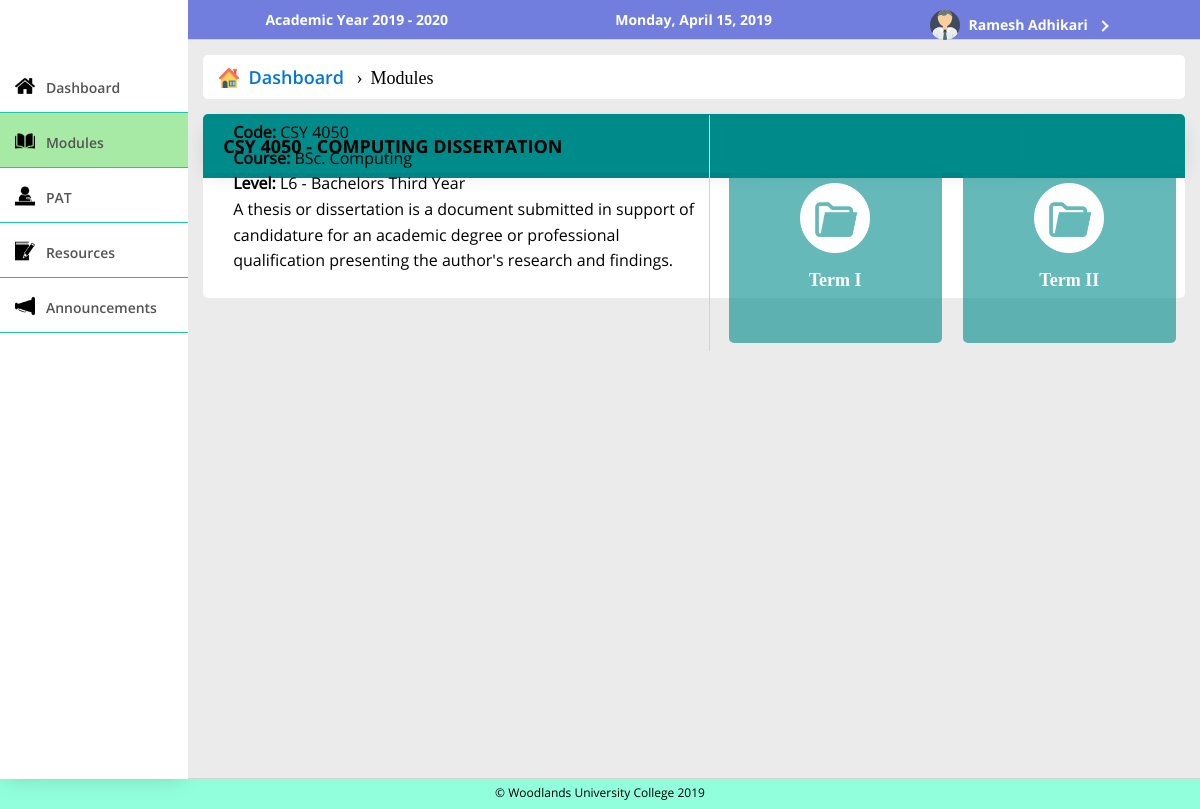
The page /public/ModuleLeaderModules (signed in) on the database its author committed.
### tables this page shows
CREATE TABLE `modules` (
  `mid` int(11) NOT NULL,
  `mluid` int(9) NOT NULL,
  `mcid` int(11) NOT NULL,
  `mlvid` int(11) DEFAULT NULL,
  `mname` varchar(200) NOT NULL,
  `mdescription` text NOT NULL,
  `mcode` varchar(20) NOT NULL,
  `mstatus` enum('Y','N') NOT NULL
);

CREATE TABLE `courses` (
  `cid` int(11) NOT NULL,
  `cuid` int(9) DEFAULT NULL,
  `ctitle` varchar(200) NOT NULL,
  `cdescription` text NOT NULL,
  `cstatus` enum('Y','N') NOT NULL
);

CREATE TABLE `levels` (
  `lvid` int(11) NOT NULL,
  `lvtitle` varchar(255) NOT NULL,
  `lvaltname` varchar(255) NOT NULL,
  `lvcapacity` int(5) NOT NULL
);

CREATE TABLE `terms` (
  `tid` int(11) NOT NULL,
  `tmid` int(11) NOT NULL,
  `tname` enum('Term I','Term II') NOT NULL,
  `tsdate` date NOT NULL,
  `tedate` date NOT NULL,
  `tstatus` enum('Ongoing','Ended','Not Started') NOT NULL
);

### app/functions/functions.php (called while the page is built, shortened)
<?php
function loadTemplate($fileName, $templateVars) {
  extract($templateVars);
  require $fileName;
  $contents = ob_get_clean();
  return $contents;
}
?>

### app/controllers/ModuleLeaderModules.php (called while the page is built, shortened)
<?php
  class ModuleLeaderModules extends Controller{
    public function index(){
      $moduleClass = new DatabaseTable('modules');
      $modules = $moduleClass->find('mluid', $_SESSION['loggedin']['uid']);
      $template = '../app/views/moduleLeaders/assignedModules.php';
      $content = loadTemplate($template, ['modules'=>$modules]);
      $selected='Modules';
      require_once "../app/controllers/moduleLeaderLoadView.php";
    }
  }
?>

### app/core/App.php (called while the page is built, shortened)
<?php
class App{
    protected $method = 'index';
    public function __construct(){
      $url = $this->parseUrl();
      if (file_exists('../app/controllers/' . $url[0] . '.php')) {
          unset($url[0]);
      }
      $this->controller = new $this->controller;
      $this->param = $url ? array_values($url) : [];
      call_user_func_array([$this->controller,$this->method],$this->param);
    }
    public function parseUrl(){
      if (isset($_GET['url'])) {
          return $url = explode('/', filter_var(rtrim($_GET['url'], '/'), FILTER_SANITIZE_URL));
      }
    }
}

### public/index.php (called while the page is built, shortened)
<?php
  require_once '../app/pdoconnect/pdoconnect.php';
  require_once '../app/models/databasetable.php';
  require_once '../app/functions/functions.php';
  require_once '../app/functions/otherDatabaseFunctions.php';
  $app = new App;
?>

### app/models/databasetable.php (called while the page is built, shortened)
<?php
class DatabaseTable{
	public $table;
	function __construct($table){
		$this->table = $table;
	}
	function find($field, $value) {
	    global $pdo;
	    $stmt = $pdo->prepare('SELECT * FROM '.$this->table.' WHERE '.$field.'=:value');
	    $criteria = [
	            'value' => $value
	    ];
	    $stmt->execute($criteria);
	    return $stmt;
	}
}

### app/functions/otherDatabaseFunctions.php (called while the page is built, shortened)
<?php
  function getCourseById($id){
    $courseClass = new DatabaseTable('courses');
    $course = $courseClass->find('cid', $id);
    return $course;
  }
  function getLevelById($id){
    $levelClass = new DatabaseTable('levels');
    $level = $levelClass->find('lvid', $id);
    return $level;
  }
  function getTermsByModuleId($id){
    $termClass = new DatabaseTable('terms');
    $terms = $termClass->find('tmid', $id);
    return $terms;
  }
?>

### app/controllers/moduleLeaderLoadView.php (called while the page is built, shortened)
<?php
$template = '../app/views/moduleLeaders/moduleLeaderNavigation.php';
$navigation = loadTemplate($template, ['selected'=>$selected]);
$template = '../app/templates/UserTemplate.php';
$contents = [
  'title'=>$title,
  'navigation'=>$navigation,
  'content'=>$content,
  'role'=>'Module Leader',
];
$content = loadTemplate($template, $contents);
?>

### app/views/moduleLeaders/assignedModules.php (the view, shortened to what this page needs)
<ul class="breadcrumb">
  <li><a href="/GroupProject/public/ModuleLeaderHome">
    <img src = "/GroupProject/public/resources/images/house.png">&nbsp; Dashboard</a>
  </li>
  <li>Modules</li>
</ul>
<?php
  while($module = $modules->fetch()){
    $mCourse = getCourseById($module['mcid'])->fetch();
    $mLevel = getLevelById($module['mlvid'])->fetch();
    $terms = getTermsByModuleId($module['mid']);
?>
<div class = "adminManageTable">
  <?php
    $color = 'DarkCyan';
  ?>
  <div class = "tableTitle" style="background: <?php echo $color; ?>;">
    <h1 class = "tableHeading"><?php echo $module['mcode'].' - '.$module['mname'];?></h1>
  </div>
  <div class = "content" style="text-align: left; margin: 15px; line-height: 1.6;">
<div class = "formHolder">
  <div class = "formColumn1">
    <b>Code: </b><?php echo $module['mcode'];?><br>
    <b>Course: </b><?php echo $mCourse['ctitle'];?><br>
    <b>Level: </b><?php echo $mLevel['lvtitle'].' - '.$mLevel['lvaltname'];?><br>
    <?php
      echo $module['mdescription'];
    ?>
  </div>
  <div class = "formColumn2">
    <?php while($term = $terms->fetch()){ ?>
    <?php
          $link = '<a class = "courseModuleLink" href = "/GroupProject/public/ModuleLeaderModules/moduleTerm/'.$term['tid'].'">';
          echo $link;
          echo '<div class = "courseModuleBox termBox" style = "background: '.$color.';">';
    ?>
          <img src = "/GroupProject/public/resources/images/term.png">
    <?php
          echo $term['tname'];
          echo '</div>';
          echo '</a>';
    ?>
    <?php }?>
  </div>
</div>
</div>
</div>
<?php
  }
?>

### app/views/moduleLeaders/moduleLeaderNavigation.php
<li>
  <a href = "/GroupProject/public/ModuleLeaderHome">
    <div style="width: 100%; height: 100%;" <?php if($selected=="Dashboard") echo 'class = "dashboard"';?>>
      <img src = "/GroupProject/public/resources/images/dashboardicon.png">
      <span class = "navText">&nbsp; Dashboard</span>
    </div>
  </a>
</li>
<li>
  <a href = "/GroupProject/public/ModuleLeaderModules">
    <div style="width: 100%; height: 100%;" <?php if($selected=="Modules") echo 'class = "selected"';?>>
      <img src = "/GroupProject/public/resources/images/module.png">
      <span class = "navText">&nbsp; Modules</span>
    </div>
  </a>
</li>
<li>
  <a href = "/GroupProject/public/ModuleLeaderPAT">
    <div style="width: 100%; height: 100%;" <?php if($selected=="PAT") echo 'class = "selected"';?>>
      <img src = "/GroupProject/public/resources/images/lecturericon.png">
      <span class = "navText">&nbsp; PAT</span>
    </div>
  </a>
</li>
<li>
  <a href = "/GroupProject/public/ModuleLeaderResources">
    <div style="width: 100%; height: 100%;" <?php if($selected=="Resources") echo 'class = "selected"';?>>
      <img src = "/GroupProject/public/resources/images/resource.png">
      <span class = "navText">&nbsp; Resources</span>
    </div>
  </a>
</li>
<li>
  <a href = "/GroupProject/public/ModuleLeaderAnnouncements">
    <div style="width: 100%; height: 100%;" <?php if($selected=="Announcements") echo 'class = "selected"';?>>
      <img src = "/GroupProject/public/resources/images/addannouncement.png">
      <span class = "navText">&nbsp; Announcements</span>
    </div>
  </a>
</li>

### app/templates/UserTemplate.php (shortened to what this page needs)
<!DOCTYPE html>
<html>
<head>
	<link rel="stylesheet" href="/GroupProject/public/css/userStyle.css"/>
</head>
<body>
	<main>
	  <nav>
			<div class="logosection">
			</div>
			<ul>
	    <?php echo $navigation;?>
		</ul>
	  </nav>
		<section>
			<header>
				<div id = "headerLeft">
					<h4 style=" color: white; width: 70%; margin: auto;">
						Academic Year <?php echo date("Y").' - '.(date("Y")+1);?>
					</h4>
				</div>
				<div id = "headerMiddle">
					<h3 style="text-align: center;"><?php echo date("l, F j, Y"); ?></h3>
				</div>
				<div id = "headerRight">
						<div id = "dropdown">
							<h5>
								<img src = "/GroupProject/public/resources/images/avatar.svg" alt = "">
								<?php if(isset($_SESSION['loggedin'])) echo $_SESSION['loggedin']['fname'].' '.$_SESSION['loggedin']['lname']; ?> &nbsp;
								<i id = "arrow" class="downArrow rightArrow"></i>
							</h5>
				</div>
			</header>
			<div class = "contentArea">
		    <?php echo $content;?>
			</div>
		</section>
	</main>
	<footer>
		&copy; Woodlands University College <?php echo date("Y");?>
	</footer>
</body>
</html>

### app/views/index.php
<?php
  echo $contents;
?>

### public/css/userStyle.css (style rules this page uses)
h1 { font-family: opensansbold; }
h3 { font-family: opensansbold }
h4 { font-family: opensansbold }
h5 { font-family: opensansbold }
a { color: white; text-decoration: none;font-family: opensanssemibold; }
* { margin: 0; padding: 0; }
body { overflow-x: hidden; }
main { display: flex; flex-direction: row; width: 100%; min-height: 97vh; }
nav { width: 16%; background: #fff; color: #000; box-shadow: 0 4px 21px -5px rgba(0,0,0,0.16); }
nav ul { list-style: none; margin-top: 3px; font-size: calc(0.9vw + 7px); }
nav ul li { background: #fff; transition: background .2s, padding-left .3s; border-bottom: 1px solid #1DC5A3; }
nav ul li div { padding: 15px; }
nav ul li div img { transform: translateY(3px); width: 20px; filter:brightness(0) grayscale(200%); }
nav ul li:nth-child(odd) { background: #fff; }
.navText { transition: .3s; }
nav .selected { background: #a6eaa5; }
nav ul li a { color: rgb(85, 84, 84); text-decoration: none; font-size: 14px; }
section { border-bottom: 1px solid lightgray; width: 86%; }
.logosection { width: 100%; margin:20px; }
header { display: flex; flex-direction: row; width: 100%; border-bottom: 1px solid lightgray; background: #717ede; }
#headerLeft { padding: 1%; width: 31.3%; background: #717ede; color: black; text-align: center; }
#headerLeft h4 { font-size: 14px; }
#headerMiddle { padding: 1%; width: 31.3%; background: #717ede; color: black; text-align: right; }
#headerMiddle h3 { font-size: 14px; color:#fff; }
#headerRight { width: 31.4%; background: #717ede; color: black; text-align: center; user-select: none; }
.downArrow { border: solid #fff; border-width: 0 2px 2px 0; display: inline-block; padding: 3px; transition: transform .2s; transform: rotate(45deg) translateY(-3px); -webkit-transform: rotate(45deg) translateY(-3px); }
.rightArrow { transform: rotate(-45deg); -webkit-transform: rotate(-45deg); }
#dropdown { display: inline-block; position: relative; height: 100%; padding-left: 10px; padding-right: 15px; transition: background .1s; }
#dropdown h5 { font-size: 14px; color:#fff; }
#headerRight img { width: 30px; margin-top: 10px; margin-bottom: -10px; margin-right: 5px; }
.contentArea { background: rgb(235, 235, 235); padding: 15px; min-height: 88.5vh; }
footer { text-align: center; height: 25px; padding-top:5px; background: #92ffdc; color: #000; width: 100%; font-family: opensansregular; font-size: 12px; }
.boxesContainer .content, .adminManageTable .content, .userForm .content { margin: 10px; font-family: opensansregular; color: black; display: flex; align-items: center; width: 100%; justify-content: center; line-height: 14px; height: 80px;; }
.adminManageTable, .userForm { width: calc(100% - 20px); background: white; border-radius: 5px; padding: 10px; margin-bottom: calc(1% + 10px); }
.tableTitle, .formTitle { margin-left: -10px; margin-top: -10px; background: #fff; padding-top: 5px; padding-bottom: 5px; width: calc(100% + 20px); margin-bottom: 10px; color: white; border-top-left-radius: 5px; border-top-right-radius: 5px; }
.tableHeading, .formHeading { text-align: left; padding: 15px 20px; font-size: 18px; box-shadow: 0 4px 21px -5px rgba(0,0,0,0.16); color:#000; text-transform: uppercase; }
.adminManageTable a { color: blue; }
.formHolder { display: flex; }
.formColumn1 { width: 49%; padding: 5px; }
.formColumn2 { width: 49%; padding: 5px; }
.courseModuleBox { margin: 3px; opacity: 0.6; border-radius: 5px; color: white; font-size: calc(0.5rem + 10px); font-weight: bold; font-family: 'Cinzel', serif; text-align: center; transition: opacity .1s; user-select: none; display: inline-block; padding: 10px; }
.courseModuleBox img { width: 70px; display: block; margin: auto; margin-bottom: 13px; margin-top: 50px; }
.termBox { width: 41%; height: 200px; margin-left: 3%; }
ul.breadcrumb { padding: 10px 16px; list-style: none; background-color: #fff; margin: 15px; border-radius: 5px; margin-left: 0px; margin-top: 0px; width: calc(100% - 32px); }
ul.breadcrumb li { display: inline; font-size: 18px; }
ul.breadcrumb li img { width: 20px; margin-bottom: -4px; }
ul.breadcrumb li+li:before { padding: 8px; color: black; content: "\203A"; }
ul.breadcrumb li a { color: #0275d8; text-decoration: none; }

### rows shown on the page
modules: mcode "CSY 4050", mname "COMPUTING DISSERTATION", mcid.ctitle "BSc. Computing", mlvid.lvtitle "L6", mlvid.lvaltname "Bachelors Third Year", mdescription "A thesis or dissertation is a document submitted in support of candidature for an academic degree or professional qualification presenting the author's research and findings."
terms: tname "Term I"
terms: tname "Term II"

### other values the page prints
$_SESSION['loggedin']['fname'] "Ramesh"
$_SESSION['loggedin']['lname'] "Adhikari"
